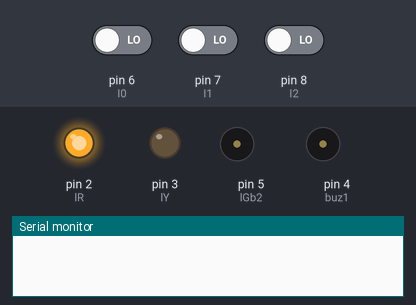
This sketch was run on a simulated Arduino Uno, built with avr-gcc and run on an emulated ATmega328P. Shown: output pins drawn as LEDs (lit = HIGH), buzzer (waves = sounding, pin HIGH), the last lines printed to the serial monitor. The inputs (shaded band) are chosen by the test bench; at power-on: pin 8 (I2) LOW, pin 6 (I0) LOW, pin 7 (I1) LOW. Pins used as bus, display or sensor lines are not drawn.

Above: at 4.8 s.
4.9 s: pin 8 (I2) driven HIGH
At 7.0 s:
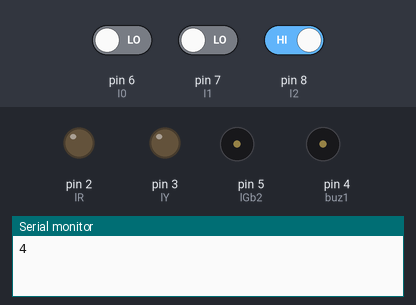
7.6 s: pin 8 (I2) driven LOW
At 8.5 s:
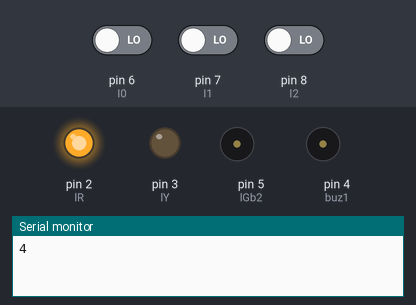
10.3 s: pin 6 (I0) driven HIGH
At 12.8 s:
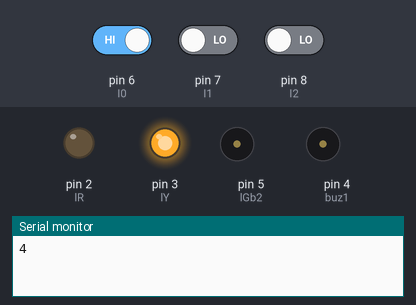
13.5 s: pin 7 (I1) driven HIGH
At 14.3 s:
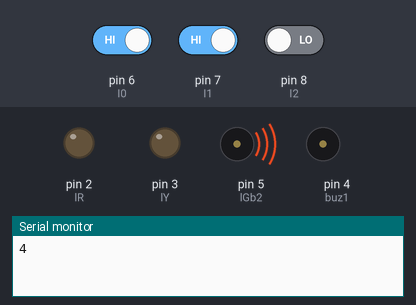
Timing chart, 0 to 19.5 s (numbered marks = the images above; inputs shaded):
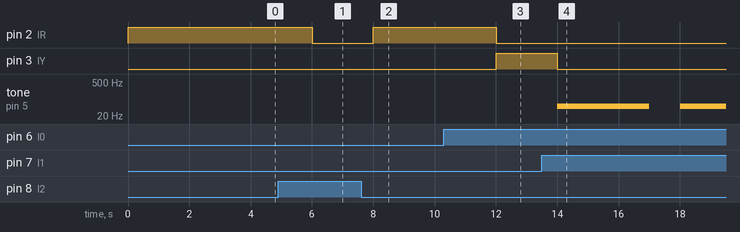

Measured:
- after the input at 4.9 s, pin 2 (lR): HIGH → LOW after 1.1 s
- after the input at 7.6 s, pin 2 (lR): LOW → HIGH after 0.40 s
- after the input at 10.3 s, pin 2 (lR): HIGH → LOW after 1.7 s; pin 3 (lY): LOW → HIGH after 1.7 s
- after the input at 13.5 s, pin 3 (lY): HIGH → LOW after 0.50 s; tone on pin 5 (lGb2): silent → 50 Hz after 0.50 s, → silent 3.0 s later, → 50 Hz 1.0 s later

The sketch:

pratica4_IV.ino
```cpp
/*
Prática 4 Conhecendo o Arduíno

O projeto Arduíno deverá possibilitar que cada código de entrada ative as seguintes saídas:

000 - ative um led vermelho;
001 - ative um led amarelo;
010 - ative um buzzer com frequência de 100 Hz durante 2 seg, intermitente, em intervalos de 5 seg;
011 - ative um buzzer com frequência de 50 Hz durante 3 seg, intermitente, em intervalos de 2 seg, e ative um led verde;
nos demais casos, produza no monitor serial o número decimal equivalente.
Arquitetura de Computadores
Prof Clayton J A Silva
*/

#define I0 6
#define I1 7
#define I2 8
#define lR 2
#define lY 3
#define buz1 4
#define lGb2 5

int converteDecimal(int i, int j, int k){ // converte o binario kji para decimal
  return i+2*j+4*k;
}

void ledVermelho(){ //000 - ative um led vermelho;
  digitalWrite(lR,HIGH);
  digitalWrite(lGb2,LOW);
  digitalWrite(lY,LOW);
}

void ledAmarelo(){ //001 - ative um led vermelho;
  digitalWrite(lR,LOW);
  digitalWrite(lGb2,LOW);
  digitalWrite(lY,HIGH);
}

void buzzer1(){  //010 - ative um buzzer com frequência de 100 Hz durante 2 seg, intermitente,
              // em intervalos de 5 seg;
  digitalWrite(lR,LOW);
  digitalWrite(lGb2,LOW);
  digitalWrite(lY,LOW);
  tone(buz1,100,2000);
  delay(3000);
}

void buzzer2(){  //011 - ative um buzzer com frequência de 50 Hz durante 3 seg,
                 // intermitente, em intervalos de 2 seg, e ative um led verde;
  digitalWrite(lR,LOW);
  digitalWrite(lGb2,HIGH);
  digitalWrite(lY,LOW);
  tone(lGb2,50,3000);
  delay(2000);
}


void setup() {
  // put your setup code here, to run once:
  pinMode(I0,INPUT);
  pinMode(I1,INPUT);
  pinMode(I2,INPUT);
  pinMode(lR,OUTPUT);
  pinMode(lGb2,OUTPUT);
  pinMode(lY,OUTPUT);
  pinMode(buz1,OUTPUT);
  Serial.begin(9600);
}

void loop() {
  // put your main code here, to run repeatedly:
  int b0, b1, b2;
  int decimal;
  b0 = digitalRead(I0);
  b1 = digitalRead(I1);
  b2 = digitalRead(I2);
  decimal = converteDecimal(b0,b1,b2);
  switch (decimal){
    case 0:
      ledVermelho();
      break;
    case 1:
      ledAmarelo();
      break;
    case 2:
      buzzer1();
      break;
    case 3:
      buzzer2();
      break;
    default:
      digitalWrite(lR,LOW);
      digitalWrite(lGb2,LOW);
      digitalWrite(lY,LOW);
      Serial.println(decimal);
    }

 delay(2000);

}
```
